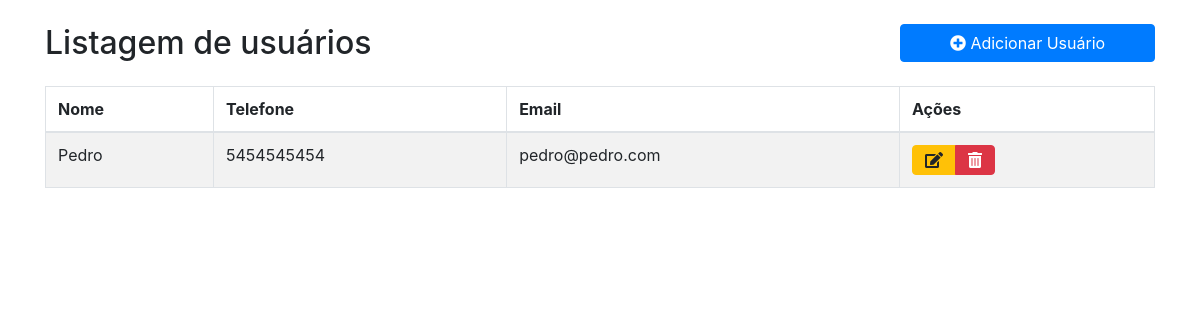
The page / on the database its author committed.
### app_crud/models.py (models this page shows, shortened)
class User(models.Model):
    nome = models.CharField('nome', max_length=30)
    telefone = models.CharField('telefone', max_length=11)
    email = models.CharField('email', max_length=30)

### app_crud/views.py (the view)
# urls.py: path('', index, name='index'),
def index(request):
    users = User.objects.all()
    context = {
        'users': users
    }
    return render(request, 'index.html', context)

### app_crud/templates/index.html
{% extends "base.html" %}
{% block content %}
<div class="row py-2 my-2">
    <div class="col-md-9">
        <h2> Listagem de usuários</h2>
    </div>
    <div class="col-md-3">
        <a href="{% url 'criar' %}" class="btn btn-primary btn-block"><i class="fa fa-plus-circle"></i>
        Adicionar Usuário
        </a>
    </div>
</div>
<div class="table-responsive">
    <table class="table table-striped table-bordered">
        <thead>
            <tr>
                <th>Nome</th>
                <th>Telefone</th>
                <th>Email</th>
                <th>Ações</th>
            </tr>
        </thead>
        <tBody>
            {% for user in users %}
            <tr>
                <td>{{ user.nome|capfirst }}</td>
                <td>{{ user.telefone }}</td>
                <td>{{ user.email }}</td>
                <td>
                    <div class="btn-group" role="group" aria-label="Basic Example">
                        <a href="{% url 'modificar' user.pk %}" class="btn btn-warning"><i class="fas fa-edit"></i></a>
                        <a href="{% url 'deletar' user.pk %}" class="btn btn-danger"><i class="fas fa-trash-alt"></i></a>
                    </div>
                </td>
            </tr>
            {% empty %}
            <tr>
                <td colspan=5 class="text-center">
                    Não há usuários para serem listados
                </td>
            </tr>
            {% endfor %}
        </tBody>
    </table>
</div>
{% endblock %}

### rows shown on the page
User: nome "Pedro", telefone "5454545454", email "pedro@pedro.com"
